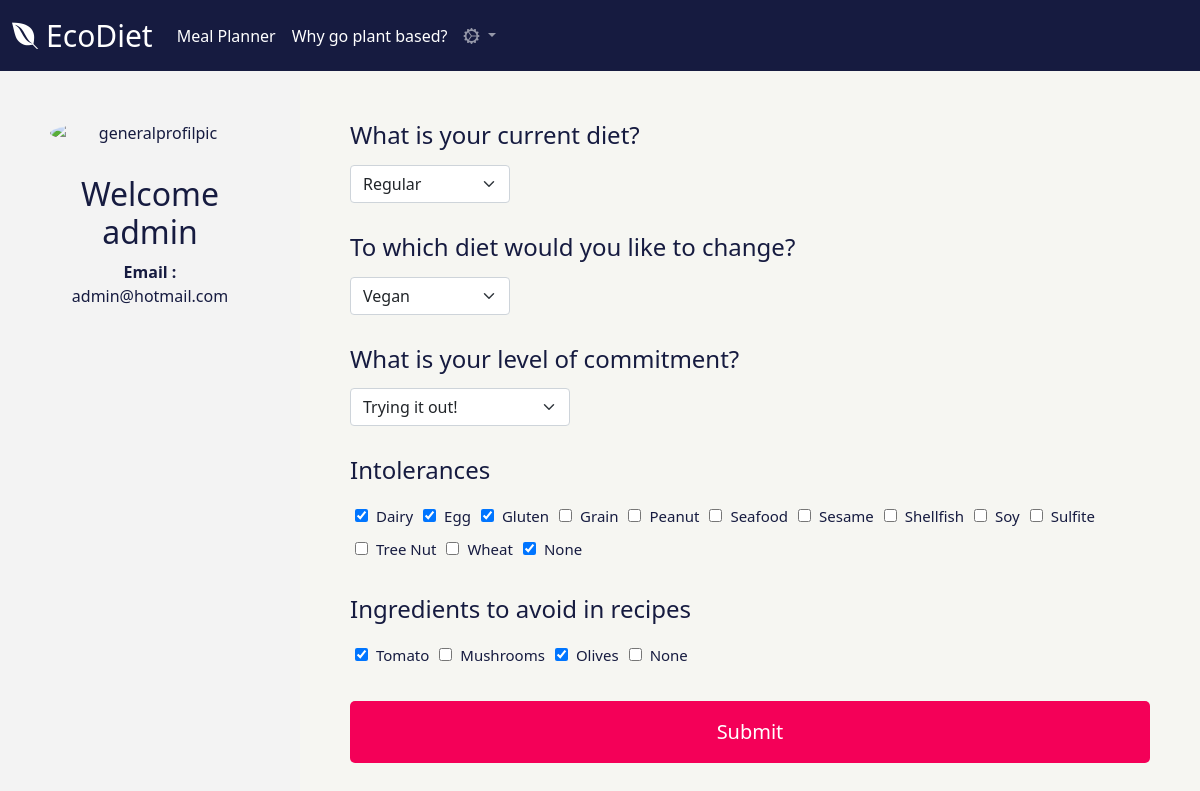
The app's page /profile (signed in) with its own data.
### mealplan/models.py (models this page shows)
class Restrictions(models.Model):
    user = models.OneToOneField(User, on_delete=models.CASCADE)
    intolerance = models.ManyToManyField(Intolerances, blank=True)
    ingredient = models.ManyToManyField(Ingredients, blank=True)
    currentdiet = models.CharField(max_length=30, choices=diet_choices, default='Regular')
    dietgoal = models.CharField(max_length=30, choices=diet_goal, default='Vegetarian')
    level = models.CharField(max_length=30, choices=level_choices, default='Commited to change!')

class Intolerances(models.Model):
    intolerance = models.CharField(max_length=30, choices=intolerances_choices)
    def __str__(self):
        return self.intolerance

class Ingredients(models.Model):
    ingredient = models.CharField(max_length=30, choices=ingredients_choices)
    def __str__(self):
        return self.ingredient

### mealplan/decorators.py (the view)
    def wrapper_func(request, *args, **kwargs):
        if request.user.is_authenticated :
            return view_func(request, *args, **kwargs)
        else :
            return redirect('/demo')

### mealplan/forms.py
class DietForm(forms.ModelForm):
    class Meta:
        model = Restrictions
        fields = ['currentdiet', 'dietgoal', 'level', 'intolerance', 'ingredient']
        widgets = {
            'currentdiet' : forms.Select(attrs={'class': 'form-select field'}),
            'dietgoal' : forms.Select(attrs={'class' : 'form-select field'}),
            'level' : forms.Select(attrs={'class' : 'form-select field2'}),
        }
    intolerance = forms.ModelMultipleChoiceField(
        queryset=Intolerances.objects.all(),
        widget=forms.CheckboxSelectMultiple
    )
    ingredient = forms.ModelMultipleChoiceField(
        queryset=Ingredients.objects.all(),
        widget=forms.CheckboxSelectMultiple
    )

### mealplan/views.py (called while the page is built)
@authenticated_user
def profilePage(request):
    form = DietForm(instance=get_object_or_404(Restrictions, user=request.user))
    if request.method =='POST' :
        form = DietForm(request.POST, instance=get_object_or_404(Restrictions, user=request.user))
        if form.is_valid():
            form.save()
            return redirect('/create')
    context = {'form':form}
    return render( request, 'mealplan/profile.html', context)

### mealplan/templates/mealplan/profile.html (shortened to what this page needs)
{% extends 'mealplan/index.html' %}
{% load static %}
{% block content %}
<div class="body">
<div class="rside">
    <img src="https://www.01net.com/ressources/img/default-avatar.jpg?width=1200&enable=upscale" alt="generalprofilpic">
    <h2>Welcome {{request.user}}</h2>
    <p> <strong>Email : </strong>{{request.user.email}}</p>
</div>
<div class="lside">
    <form method="POST"> {% csrf_token %}
        <h4>What is your current diet?</h4>
        {{form.currentdiet}}
        <h4>To which diet would you like to change?</h4>
        {{form.dietgoal}}
        <h4>What is your level of commitment?</h4>
        {{form.level}}
        <h4>Intolerances</h4>
        <div class="items">
            {% for intolerance in form.intolerance %}
            <div class='item'>
                <div>{{ intolerance.tag }}</div>
                <div class='label'>{{intolerance.choice_label}}</div>
            </div>
            {% endfor %}
        </div>
        <h4>Ingredients to avoid in recipes</h4>
        <div class="items">
            {% for ingredient in form.ingredient %}
            <div class='item'>
                <div>{{ ingredient.tag }}</div>
                <div class='label'>{{ingredient.choice_label}}</div>
            </div>
            {% endfor %}
        </div>
        <input type="submit" value="Submit">
    </form>
</div>
</div>
{% endblock content %}

### records on screen
Restrictions: currentdiet "Regular", dietgoal "Vegan", level "Trying it out!"
Intolerances: choice_label "Dairy"
Intolerances: choice_label "Egg"
Intolerances: choice_label "Gluten"
Intolerances: choice_label "Grain"
Intolerances: choice_label "Peanut"
Intolerances: choice_label "Seafood"
Intolerances: choice_label "Sesame"
Intolerances: choice_label "Shellfish"
Intolerances: choice_label "Soy"
Intolerances: choice_label "Sulfite"
Intolerances: choice_label "Tree Nut"
Intolerances: choice_label "Wheat"
Intolerances: choice_label "None"
Ingredients: choice_label "Tomato"
Ingredients: choice_label "Mushrooms"
Ingredients: choice_label "Olives"
Ingredients: choice_label "None"

### other values on screen
{{ request.user }} "admin"
{{ request.user.email }} "admin@hotmail.com"
